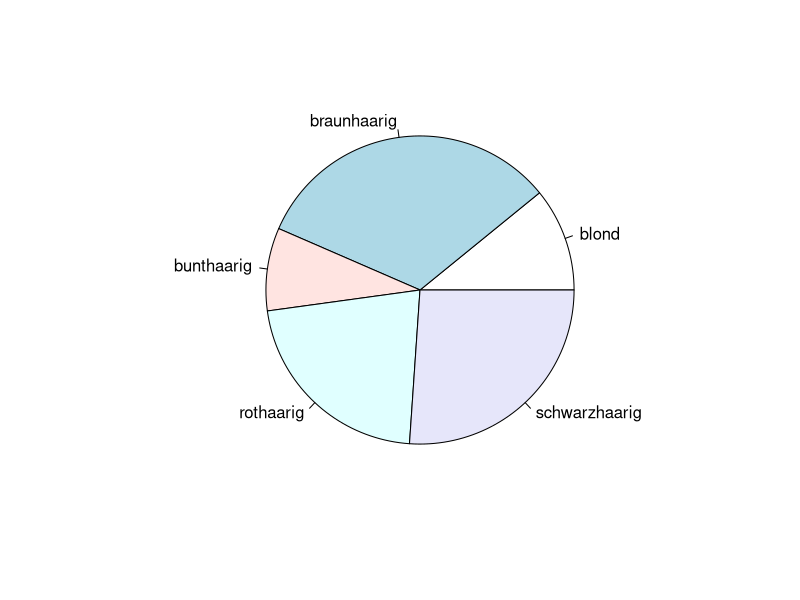
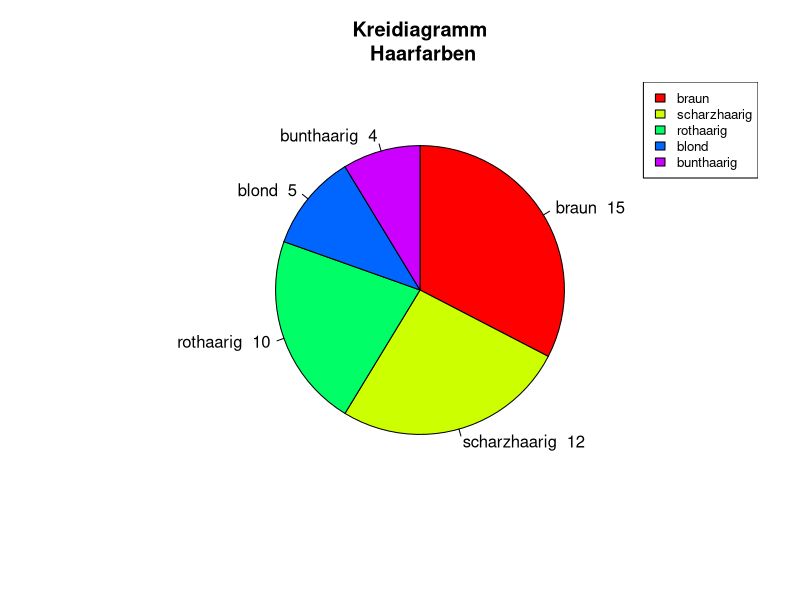
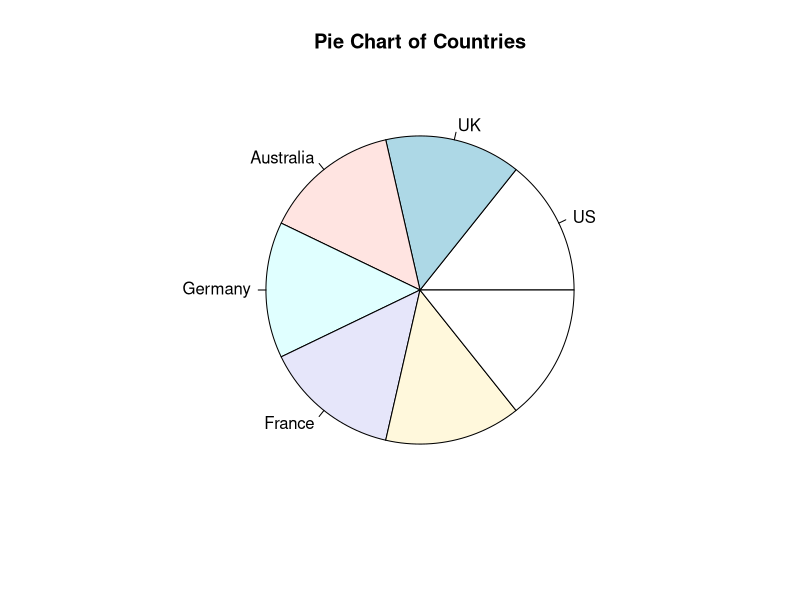
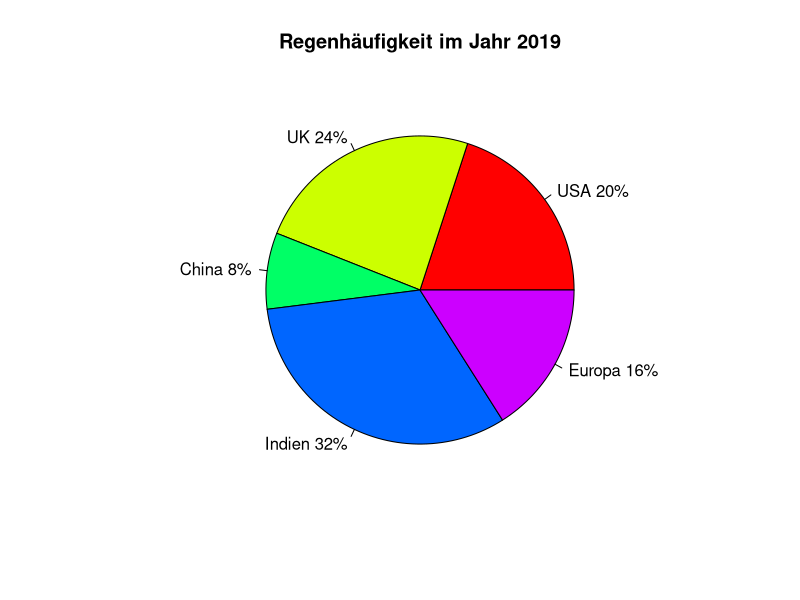

The R source for these figures, in order:
## ---- chunk 1
data <- data.frame(
  name=c( rep("braunhaarig",15),  
          rep("blond",5),
          rep("rothaarig",10),
          rep("schwarzhaarig",12),
          rep("bunthaarig",4))
  )
# head(data)



mytable <- table(data$name)
# mytable



pie (mytable) # einfaches Kreisdiagramm

## ---- chunk 2
#
# BASE Funktion
#

#data <- data.frame(
  # name=c( rep("braunhaarig",15),  
          #rep("blond",5),
          #rep("rothaarig",10),
          #rep("schwarzhaarig",12),
          #rep("bunthaarig",4))
 # )

#mytable <- table(data$name)

data2 <- data.frame(
  name=c("braun", "blond", "rothaarig","scharzhaarig","bunthaarig"),
  value=c(15, 5, 10, 12, 4))
data2 <- data2[order(data2$value, decreasing = TRUE), ]



# myClr <- c("gold", "brown","green","red", "black") #Farbe
myClr <- c("steelblue4", "steelblue", "steelblue3", "steelblue2", "steelblue1") #Farbe

lbls <- paste(names(mytable),#Beschriftung
              "\n", #Zeilenumbruch
              mytable, sep="") #Anzahl der Ausprägungen

lbls <- paste(data2$name,"",data2$value)


pie( # Erstelle ein Kreisdiagramm
  
    #mytable, #Daten
    data2$value,
    labels = lbls,#Bezeichnung
    # col = myClr, #Farbe
    col = rainbow(5), # Regenbogenfarbe in den Klammern die Anzahl der Farben
    radius = 0.75, # Groesse des gesamten Kuchens 
    clockwise = TRUE, # TRUE im Uhrzeigersinn, FALSE entgegen des Uhrzeigersinns
    init.angle = 90, # 0 startet bei 03.00h, 90 startet bei 12.00h, 180 bei 09.00h
    density = NULL, # Transparenz z.B. bei 70
    edges = 100, # Kreis wird polygon-artig z.B. bei 25
    main="Kreidiagramm\n Haarfarben"
    ) 

legend("topright", data2$name, cex=0.8,fill=rainbow(length(data2$value)))
# legend("topright", names(mytable), cex=0.8,fill=rainbow(length(mytable)))
# cex bestimmt die Groesse der Legende
# topright, topleft, bottomright, bottomleft, bottom

## ---- chunk 3
slices <- c(10, 10,10, 10, 10, 10, 10) # 7 gleichgrosse Kuchenstuecke obwohl nur 5 Laender
lbls <- c("US", "UK", "Australia", "Germany", "France")
pie(slices, labels = lbls, main="Pie Chart of Countries")

## ---- chunk 4
slices <- c(10, 12, 4, 16, 8)
lbls <- c("USA", "UK", "China", "Indien", "Europa")

pct <- round(slices/sum(slices)*100)

lbls <- paste(lbls, pct) # add percents to labels

lbls <- paste(lbls,"%",sep="") # add % to labels

pie(slices,labels = lbls, col=rainbow(length(lbls)),
   main="Regenhäufigkeit im Jahr 2019")
